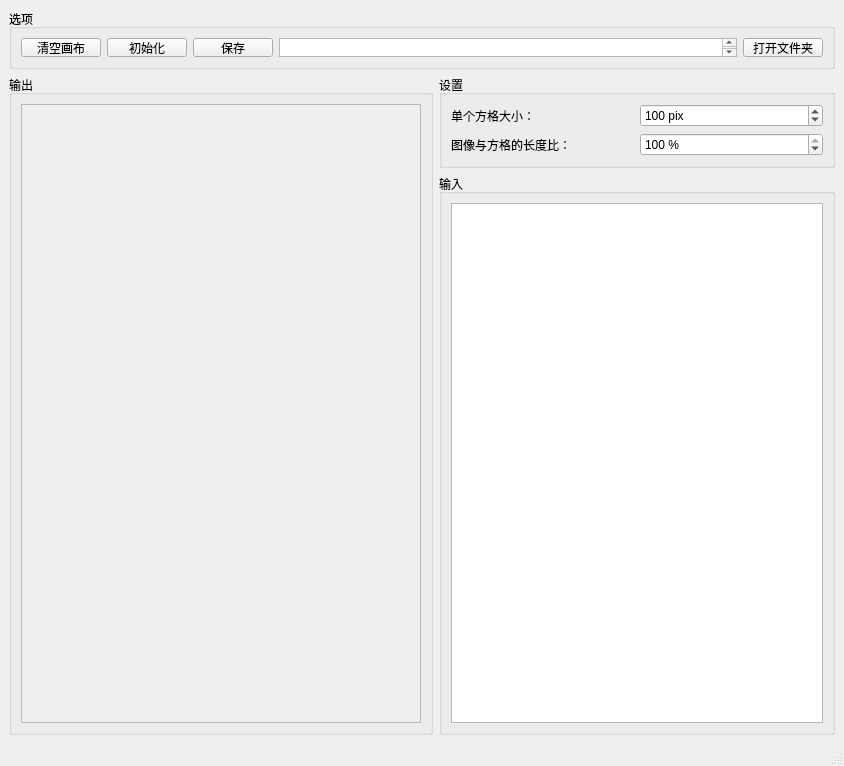
<?xml version="1.0" encoding="UTF-8"?>
<ui version="4.0">
 <class>MainWindow</class>
 <widget class="QMainWindow" name="MainWindow">
  <property name="geometry">
   <rect>
    <x>0</x>
    <y>0</y>
    <width>844</width>
    <height>766</height>
   </rect>
  </property>
  <property name="windowTitle">
   <string>MainWindow</string>
  </property>
  <widget class="QWidget" name="centralwidget">
   <layout class="QGridLayout" name="gridLayout_5">
    <item row="0" column="0" colspan="2">
     <widget class="QGroupBox" name="groupBox">
      <property name="maximumSize">
       <size>
        <width>16777215</width>
        <height>60</height>
       </size>
      </property>
      <property name="title">
       <string>选项</string>
      </property>
      <layout class="QHBoxLayout" name="horizontalLayout">
       <item>
        <widget class="QPushButton" name="pbtnGen">
         <property name="maximumSize">
          <size>
           <width>16777215</width>
           <height>30</height>
          </size>
         </property>
         <property name="text">
          <string>清空画布</string>
         </property>
        </widget>
       </item>
       <item>
        <widget class="QPushButton" name="pbtnDuck">
         <property name="maximumSize">
          <size>
           <width>16777215</width>
           <height>30</height>
          </size>
         </property>
         <property name="text">
          <string>初始化</string>
         </property>
        </widget>
       </item>
       <item>
        <widget class="QPushButton" name="pbtnSave">
         <property name="maximumSize">
          <size>
           <width>16777215</width>
           <height>30</height>
          </size>
         </property>
         <property name="text">
          <string>保存</string>
         </property>
        </widget>
       </item>
       <item>
        <widget class="QPlainTextEdit" name="ptxtPath">
         <property name="minimumSize">
          <size>
           <width>300</width>
           <height>0</height>
          </size>
         </property>
         <property name="maximumSize">
          <size>
           <width>16777215</width>
           <height>30</height>
          </size>
         </property>
        </widget>
       </item>
       <item>
        <widget class="QPushButton" name="pbtnOpenDir">
         <property name="maximumSize">
          <size>
           <width>16777215</width>
           <height>30</height>
          </size>
         </property>
         <property name="text">
          <string>打开文件夹</string>
         </property>
        </widget>
       </item>
      </layout>
     </widget>
    </item>
    <item row="1" column="0" rowspan="2">
     <widget class="QGroupBox" name="grpOutput">
      <property name="title">
       <string>输出</string>
      </property>
      <layout class="QGridLayout" name="gridLayout_2">
       <item row="0" column="0">
        <widget class="QScrollArea" name="scrollArea">
         <property name="minimumSize">
          <size>
           <width>400</width>
           <height>600</height>
          </size>
         </property>
         <property name="widgetResizable">
          <bool>true</bool>
         </property>
         <widget class="QWidget" name="wgtCanvas">
          <property name="geometry">
           <rect>
            <x>0</x>
            <y>0</y>
            <width>398</width>
            <height>598</height>
           </rect>
          </property>
         </widget>
        </widget>
       </item>
      </layout>
     </widget>
    </item>
    <item row="1" column="1">
     <widget class="QGroupBox" name="groupBox_2">
      <property name="title">
       <string>设置</string>
      </property>
      <layout class="QGridLayout" name="gridLayout_3">
       <item row="0" column="0">
        <layout class="QGridLayout" name="gridLayout">
         <item row="0" column="0">
          <widget class="QLabel" name="label_2">
           <property name="text">
            <string>单个方格大小：</string>
           </property>
          </widget>
         </item>
         <item row="0" column="1">
          <widget class="QSpinBox" name="spinGridSize">
           <property name="suffix">
            <string> pix</string>
           </property>
           <property name="minimum">
            <number>40</number>
           </property>
           <property name="maximum">
            <number>150</number>
           </property>
           <property name="value">
            <number>100</number>
           </property>
          </widget>
         </item>
         <item row="1" column="0">
          <widget class="QLabel" name="label">
           <property name="text">
            <string>图像与方格的长度比：</string>
           </property>
          </widget>
         </item>
         <item row="1" column="1">
          <widget class="QSpinBox" name="spinScale">
           <property name="suffix">
            <string> %</string>
           </property>
           <property name="minimum">
            <number>40</number>
           </property>
           <property name="maximum">
            <number>100</number>
           </property>
           <property name="value">
            <number>100</number>
           </property>
          </widget>
         </item>
        </layout>
       </item>
      </layout>
     </widget>
    </item>
    <item row="2" column="1">
     <widget class="QGroupBox" name="grpInput">
      <property name="sizePolicy">
       <sizepolicy hsizetype="Minimum" vsizetype="Minimum">
        <horstretch>0</horstretch>
        <verstretch>0</verstretch>
       </sizepolicy>
      </property>
      <property name="title">
       <string>输入</string>
      </property>
      <layout class="QGridLayout" name="gridLayout_4">
       <item row="1" column="0">
        <widget class="QTableWidget" name="tabInput">
         <property name="minimumSize">
          <size>
           <width>350</width>
           <height>400</height>
          </size>
         </property>
         <property name="maximumSize">
          <size>
           <width>16777215</width>
           <height>16777215</height>
          </size>
         </property>
        </widget>
       </item>
      </layout>
     </widget>
    </item>
   </layout>
  </widget>
  <widget class="QMenuBar" name="menubar">
   <property name="geometry">
    <rect>
     <x>0</x>
     <y>0</y>
     <width>844</width>
     <height>25</height>
    </rect>
   </property>
  </widget>
  <widget class="QStatusBar" name="statusbar"/>
 </widget>
 <resources/>
 <connections/>
</ui>
